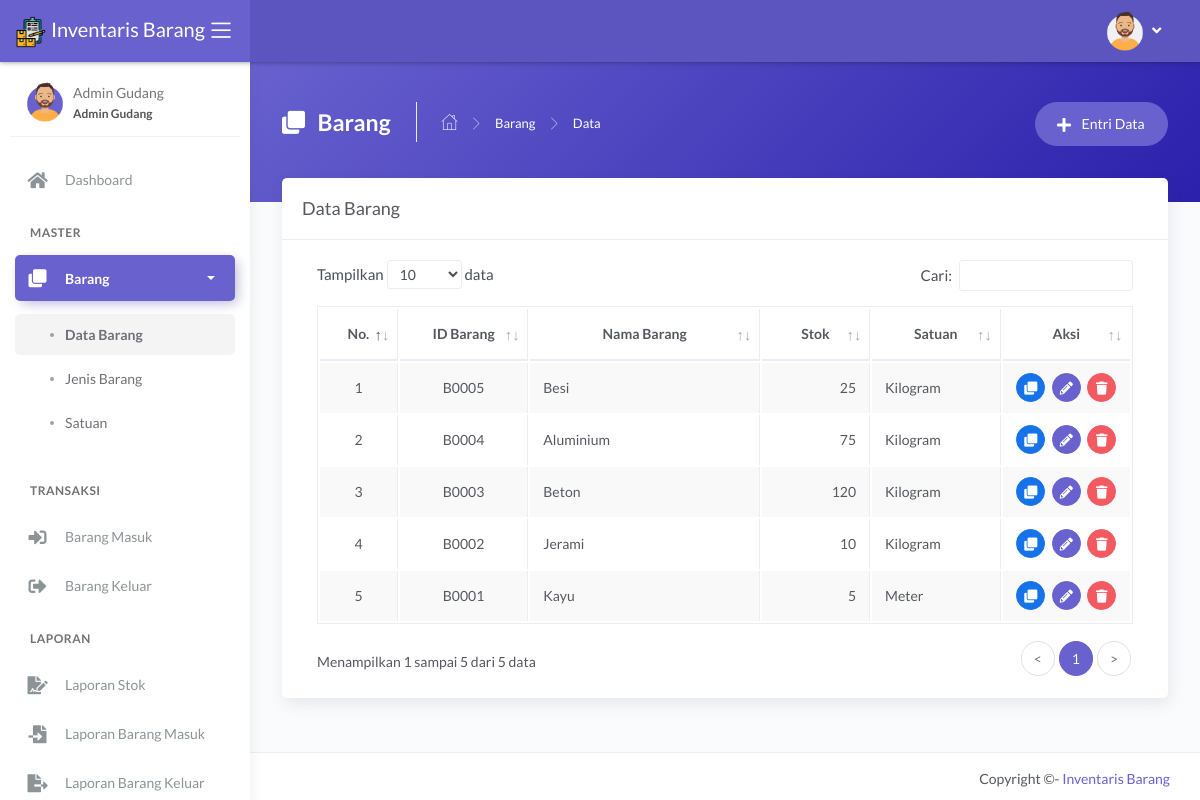
Screenshot of /main.php?module=barang (signed in) with the database file from the repository.
### tables this page shows
CREATE TABLE `tbl_barang` (
  `id_barang` varchar(5) NOT NULL,
  `nama_barang` varchar(100) NOT NULL,
  `jenis` int(11) NOT NULL,
  `stok_minimum` int(11) NOT NULL,
  `stok` int(11) NOT NULL DEFAULT 0,
  `satuan` int(11) NOT NULL,
  `foto` varchar(100) DEFAULT NULL
);

CREATE TABLE `tbl_satuan` (
  `id_satuan` int(11) NOT NULL,
  `nama_satuan` varchar(30) NOT NULL
);

### modules/barang/tampil_data.php (the view, shortened to what this page needs)
<?php
if (basename($_SERVER['PHP_SELF']) === basename(__FILE__)) {
  header('location: 404.html');
}
else {
?>
  <div class="panel-header bg-secondary-gradient">
    <div class="page-inner py-45">
      <div class="d-flex align-items-left align-items-md-top flex-column flex-md-row">
        <div class="page-header text-white">
          <h4 class="page-title text-white"><i class="fas fa-clone mr-2"></i> Barang</h4>
          <ul class="breadcrumbs">
            <li class="nav-home"><a href="?module=dashboard"><i class="flaticon-home text-white"></i></a></li>
            <li class="separator"><i class="flaticon-right-arrow"></i></li>
            <li class="nav-item"><a href="?module=barang" class="text-white">Barang</a></li>
            <li class="separator"><i class="flaticon-right-arrow"></i></li>
            <li class="nav-item"><a>Data</a></li>
          </ul>
        </div>
        <div class="ml-md-auto py-2 py-md-0">
          <a href="?module=form_entri_barang" class="btn btn-secondary btn-round">
            <span class="btn-label"><i class="fa fa-plus mr-2"></i></span> Entri Data
          </a>
        </div>
      </div>
    </div>
  </div>
  <div class="page-inner mt--5">
    <div class="card">
      <div class="card-header">
        <div class="card-title">Data Barang</div>
      </div>
      <div class="card-body">
        <div class="table-responsive">
          <table id="basic-datatables" class="display table table-bordered table-striped table-hover">
            <thead>
              <tr>
                <th class="text-center">No.</th>
                <th class="text-center">ID Barang</th>
                <th class="text-center">Nama Barang</th>
                <th class="text-center">Stok</th>
                <th class="text-center">Satuan</th>
                <th class="text-center">Aksi</th>
              </tr>
            </thead>
            <tbody>
              <?php
              $no = 1;
              $query = mysqli_query($mysqli, "SELECT a.id_barang, a.nama_barang, a.stok, a.satuan, b.nama_satuan
                                              FROM tbl_barang as a INNER JOIN tbl_satuan as b
                                              ON a.satuan=b.id_satuan
                                              ORDER BY a.id_barang DESC")
                                              or die('Ada kesalahan pada query tampil data : ' . mysqli_error($mysqli));
              while ($data = mysqli_fetch_assoc($query)) { ?>
                <tr>
                  <td width="50" class="text-center"><?php echo $no++; ?></td>
                  <td width="100" class="text-center"><?php echo $data['id_barang']; ?></td>
                  <td width="200"><?php echo $data['nama_barang']; ?></td>
                  <td width="80" class="text-right"><?php echo $data['stok']; ?></td>
                  <td width="100"><?php echo $data['nama_satuan']; ?></td>
                  <td width="100" class="text-center">
                    <div>
                      <a href="?module=tampil_detail_barang&id=<?php echo $data['id_barang']; ?>" class="btn btn-icon btn-round btn-primary btn-sm mr-md-1" data-toggle="tooltip" data-placement="top" title="Detail">
                        <i class="fas fa-clone fa-sm"></i>
                      </a>
                      <a href="?module=form_ubah_barang&id=<?php echo $data['id_barang']; ?>" class="btn btn-icon btn-round btn-secondary btn-sm mr-md-1" data-toggle="tooltip" data-placement="top" title="Ubah">
                        <i class="fas fa-pencil-alt fa-sm"></i>
                      </a>
                      <a href="modules/barang/proses_hapus.php?id=<?php echo $data['id_barang']; ?>" onclick="return confirm('Anda yakin ingin menghapus data barang <?php echo $data['nama_barang']; ?>?')" class="btn btn-icon btn-round btn-danger btn-sm" data-toggle="tooltip" data-placement="top" title="Hapus">
                        <i class="fas fa-trash fa-sm"></i>
                      </a>
                    </div>
                  </td>
                </tr>
              <?php } ?>
            </tbody>
          </table>
        </div>
      </div>
    </div>
  </div>
<?php } ?>

### rows the page displays
tbl_barang: id_barang "B0005", nama_barang "Besi", stok "25", tbl_satuan.nama_satuan "Kilogram"
tbl_barang: id_barang "B0004", nama_barang "Aluminium", stok "75", tbl_satuan.nama_satuan "Kilogram"
tbl_barang: id_barang "B0003", nama_barang "Beton", stok "120", tbl_satuan.nama_satuan "Kilogram"
tbl_barang: id_barang "B0002", nama_barang "Jerami", stok "10", tbl_satuan.nama_satuan "Kilogram"
tbl_barang: id_barang "B0001", nama_barang "Kayu", stok "5", tbl_satuan.nama_satuan "Meter"

### other values shown
$_SESSION['nama_user'] "Admin Gudang"
$_SESSION['hak_akses'] "Admin Gudang"
